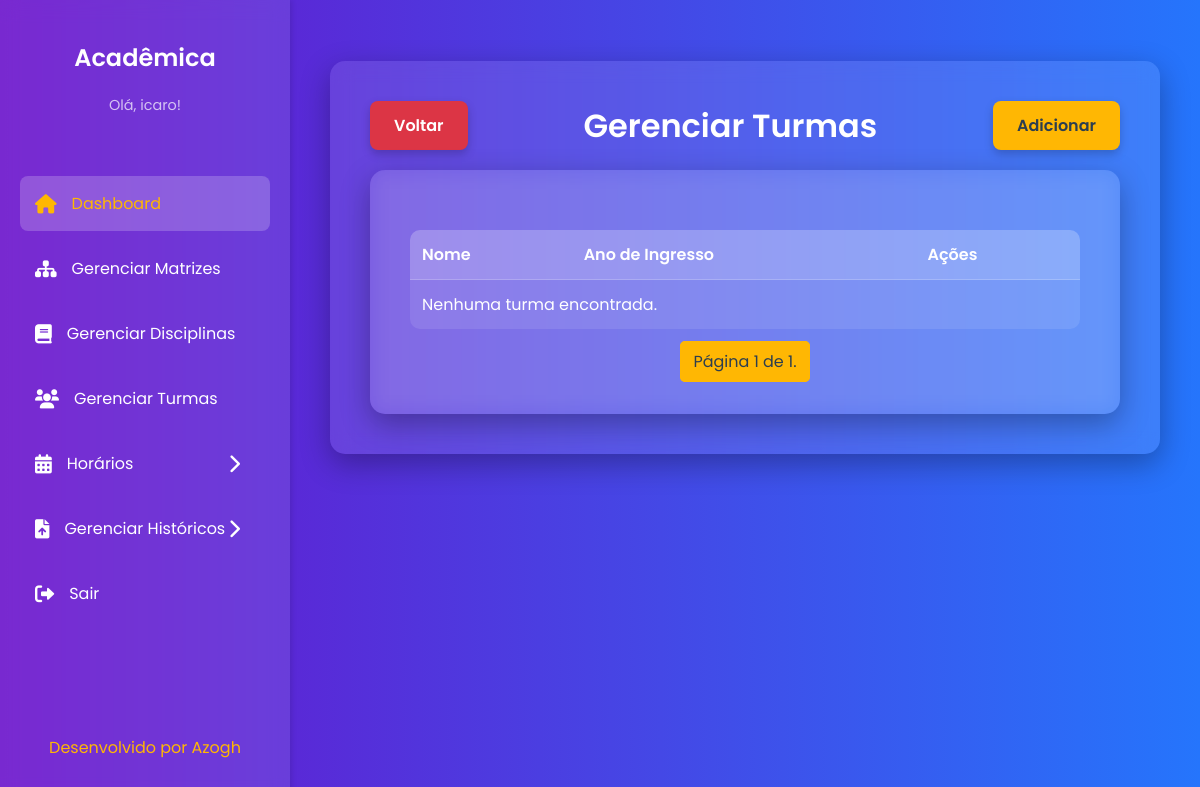
Page /turmas/ (signed in) on the earlier database version.
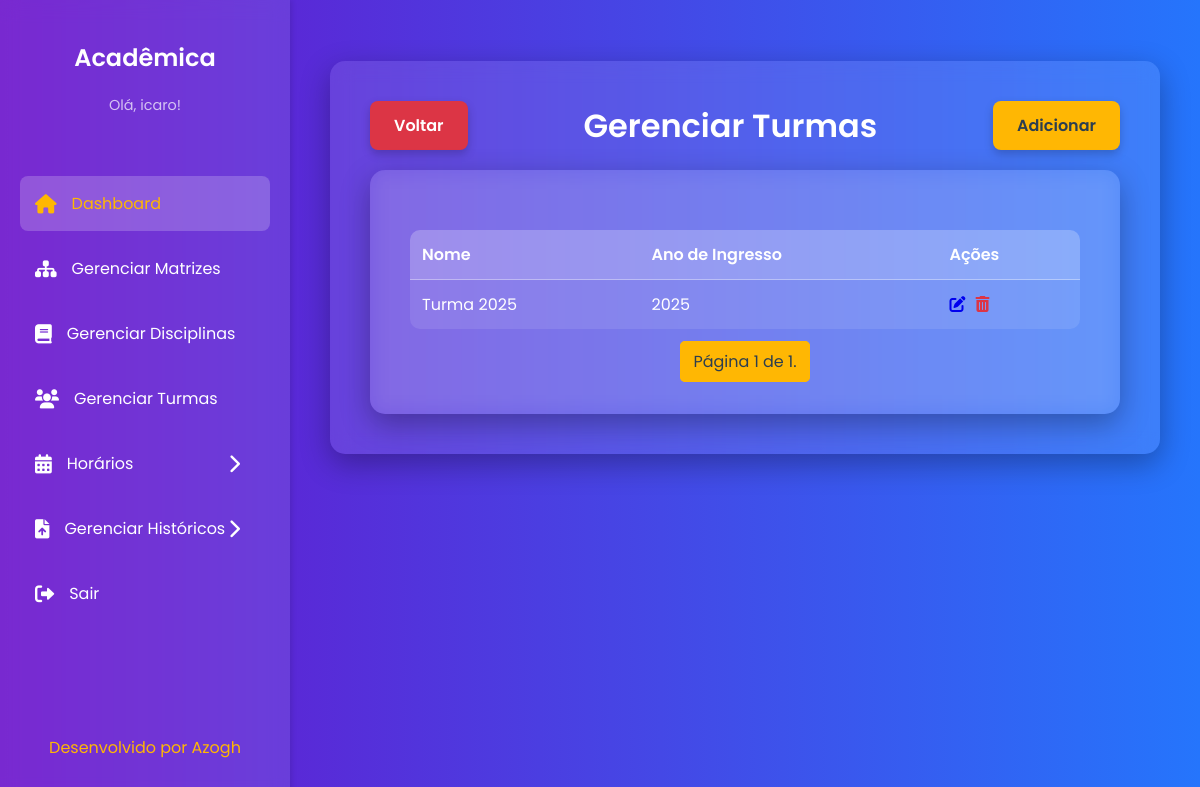
Same page on the later database version.
### core/models.py (models this page shows, shortened)
class Turma(models.Model):
    nome = models.CharField(max_length=45)
    ano_ingresso = models.IntegerField() # Usado IntegerField para YEAR
    usuario = models.ForeignKey(Usuario, on_delete=models.CASCADE)
    class Meta:
        db_table = 'TURMA'

### core/views.py (the view)
# urls.py: path('turmas/', views.listar_turmas, name='listar_turmas'),
@login_required
def listar_turmas(request):
    turmas_list = Turma.objects.all().order_by('-ano_ingresso')
    ano = request.GET.get('ano')
    if ano:
        turmas_list = turmas_list.filter(ano_ingresso=ano)
    anos_disponiveis = Turma.objects.values_list('ano_ingresso', flat=True).distinct().order_by('-ano_ingresso')
    paginator = Paginator(turmas_list, 10)
    page = request.GET.get('page')
    try:
        turmas = paginator.page(page)
    except PageNotAnInteger:
        turmas = paginator.page(1)
    except EmptyPage:
        turmas = paginator.page(paginator.num_pages)
    return render(request, 'core/turmas/listar_turmas.html', {
        'turmas': turmas,
        'anos_disponiveis': anos_disponiveis
    })

### core/templates/core/turmas/listar_turmas.html (shortened to what this page needs)
{% extends 'core/base.html' %}
{% load static %}
{% block content %}
    <div style="display: flex; justify-content: space-between; align-items: center; margin-bottom: 20px;">
        <a href="{% url 'painel' %}" class="cancel-button">Voltar</a>
        <h1 style="margin: 0; text-align: center; flex-grow: 1;">Gerenciar Turmas</h1>
        <a href="{% url 'adicionar_turma' %}" class="cta-button">Adicionar</a>
    </div>
    <div class="content-card">
        <table>
            <thead>
                <tr>
                    <th>Nome</th>
                    <th>Ano de Ingresso</th>
                    <th>Ações</th>
                </tr>
            </thead>
            <tbody>
                {% for turma in turmas %}
                <tr>
                    <td>{{ turma.nome }}</td>
                    <td>{{ turma.ano_ingresso }}</td>
                    <td style="display: flex; gap: 10px;">
                        <a href="{% url 'editar_turma' turma.pk %}"><i class="fas fa-pen-to-square"></i></a>
                        <a href="{% url 'excluir_turma' turma.pk %}" style="color: #dc3545;"><i class="fas fa-trash-can"></i></a>
                    </td>
                </tr>
                {% empty %}
                <tr>
                    <td colspan="3">Nenhuma turma encontrada.</td>
                </tr>
                {% endfor %}
            </tbody>
        </table>
        <div class="pagination">
            <span class="step-links">
                <span class="current">
                    Página {{ turmas.number }} de {{ turmas.paginator.num_pages }}.
                </span>
            </span>
        </div>
    </div>
{% endblock %}

Differences in the rows shown:
added Turma: nome "Turma 2025", ano_ingresso "2025"
Other differences:
text no longer shown: "Nenhuma turma encontrada."
